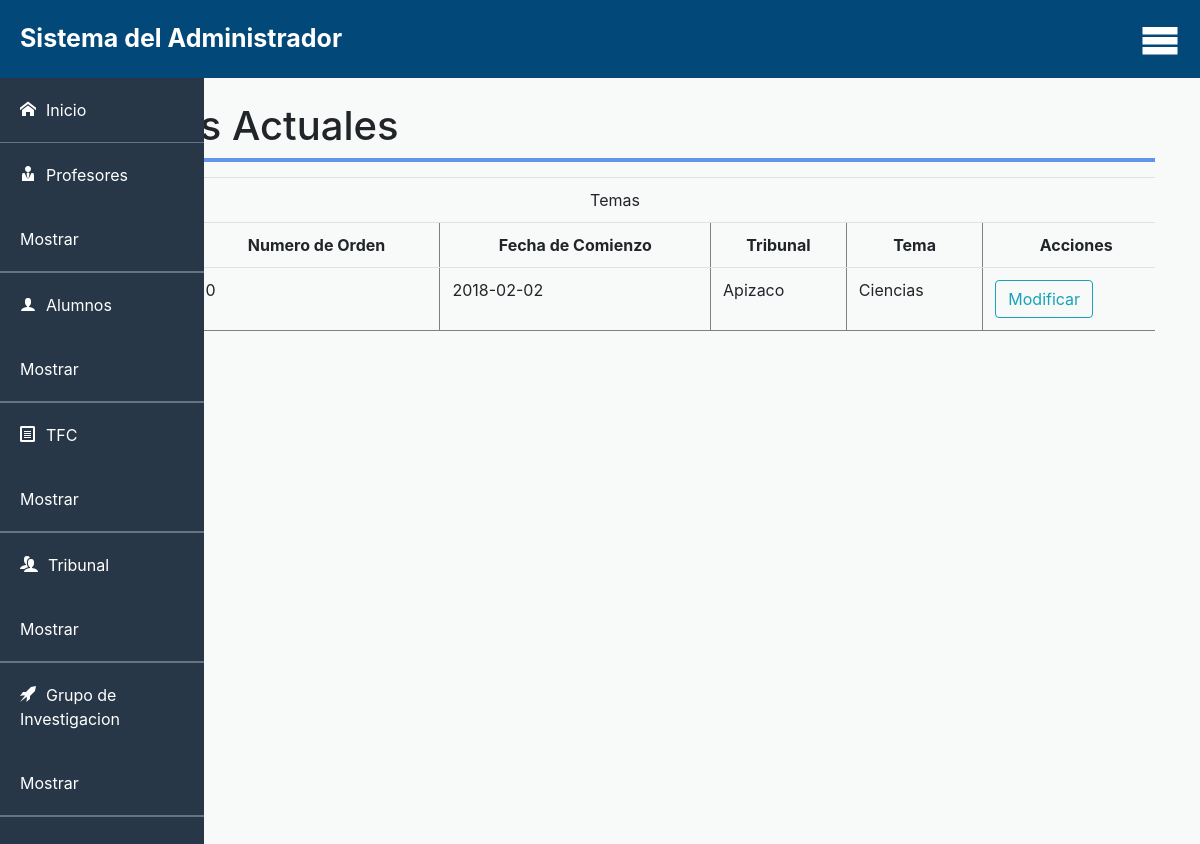
The app's page /vista/tfcs/consultaTFC.php with its own data.
### tables this page shows
CREATE TABLE `tfcs` (
  `numorden` int(5) NOT NULL,
  `fechacomienzo` date DEFAULT NULL,
  `numtribunalfk` int(5) DEFAULT NULL,
  `tema` varchar(50) DEFAULT NULL
);

CREATE TABLE `tribunales` (
  `numtribunal` int(5) NOT NULL,
  `lugardeexamen` varchar(45) DEFAULT NULL,
  `numcomponentes` int(3) DEFAULT NULL
);

### vista/tfcs/consultaTFC.php (the view, shortened to what this page needs)
<?php
    require_once'../../controlador/barraNavegacion.php';
    include"../../modelo/conexiones/conexion.php";
    $cons="select t.numorden, t.fechacomienzo, t.numtribunalfk,t.tema,r.lugardeexamen from tfcs t,tribunales r where t.numtribunalfk=r.numtribunal;";
    $res=mysqli_query($conexion,$cons);
?>
<html>
<head>
</head>
<body>
 <br>
 <div class="container">
  <div class="table-responsive">
         <h1><span class="icon-user"></span>Temas Actuales</h1>
          <div class="linea"></div>
           <table class="table" border="1">
            <td align="center" colspan="11">Temas</td>
			<tr align="center">
				<th >Numero</th>
				<th >Numero de Orden</th>
				<th >Fecha de Comienzo</th>
				<th >Tribunal</th>
				<th >Tema</th>
				<th >Acciones</th>
			</tr>
			<?php
				$i=1;
				while($fila=mysqli_fetch_array($res))
				{
					echo '<tr>
					<td>'.$i.' </td>
					<td>'.$fila['numorden'].' </td>
					<td>'.$fila['fechacomienzo'].' </td>
                    <td>'.$fila['lugardeexamen'].' </td>
					<td>'.$fila['tema'].' </td>
                    <td>
						<a href="../../vista/tfcs/modificarTFC.php?numorden='.$fila['numorden'].'"> <button class="btn btn-outline-info">Modificar</button>
                    </td>
					</tr>';
					$i++;
				}
			?>
		</table></div>
</div>
</body>
</html>

### vista/estilos/barraNavegacion.css (style rules this page uses)
* { margin:0; padding:0; }
.linea { background: cornflowerblue; height: 0.5%; }

### controlador/barraNavegacion.php (style rules this page uses)
body { background:#f8f9f9; }

### vista/tfcs/consultaTFC.php (style rules this page uses)
table { margin: 15px; }

### records on screen
tfcs: numorden "0", fechacomienzo "2018-02-02", numtribunalfk.lugardeexamen "Apizaco", tema "Ciencias"
